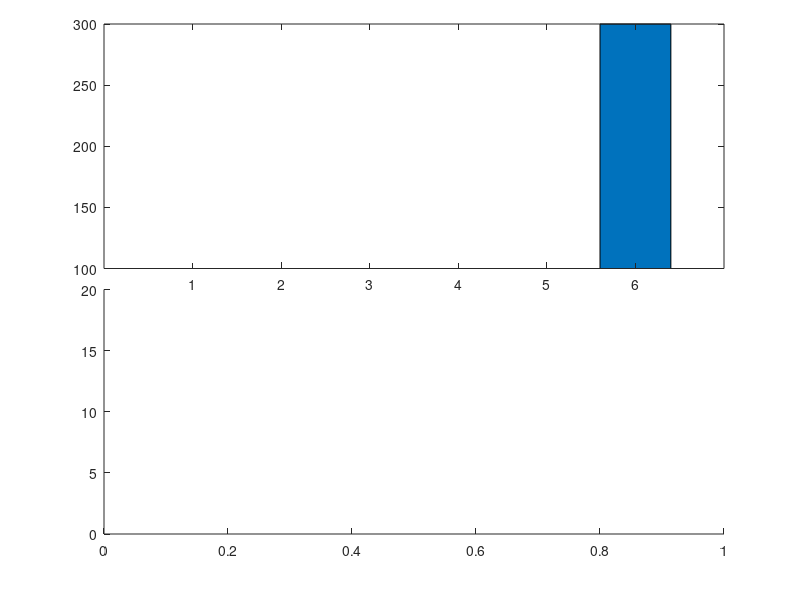

MATLAB code for this plot:
a=[1 3 6 4 5 300];

ylim1=[0 20];
ylim2=[100 300];
xlim=[0 length(a)+1];

figure;

% retrieve your default axis pos
clf;
p0=get(gca,'position')
delete(gcf);

% create axis1
%a1=axes('position',[p0(1) p0(2) p0(3)/2-.025 p0(4)]);
a1=axes('position',[p0(1) p0(2) p0(3) p0(4)/2]);
%a2=axes('position',[p0(1) p0(4)/2+.145 p0(3) p0(4)/2])
%barh(a);
%bar(a);
set(a1,'ylim',ylim1);
%set(a2,'xlim',xlim,'ylim',ylim2);
%set(a2,'xtick',[]);
%box off;

% create axis2
%a2=axes('position',[p0(1)+p0(3)/2+.025 p0(2) p0(3)/2-.025 p0(4)]);
a2=axes('position',[p0(1) p0(4)/2+.145 p0(3) p0(4)/2])
%a2=axes('position',[p0(1) p0(4)/2+.145 p0(3) p0(4)/2])
%a2=axes('position',[p0(1) p0(2) p0(3) p0(4)/2]);
%barh(a);
bar(a);

%set(a2,'ylim',ylim1);
set(a2,'ylim',ylim2);
%set(a2,'xlim',xlim,'ylim',ylim2);
%set(a2,'xtick',[]);
%set(a2,'xcolor',get(a2,'color'));
%box off

%%%%%%%%%%%%%%%% plotting %%%%%%%%%%%%%%%%%%%%%
output = "break_axis";

%figure;
saveas(1, strcat(output, ".png"));

%box off
